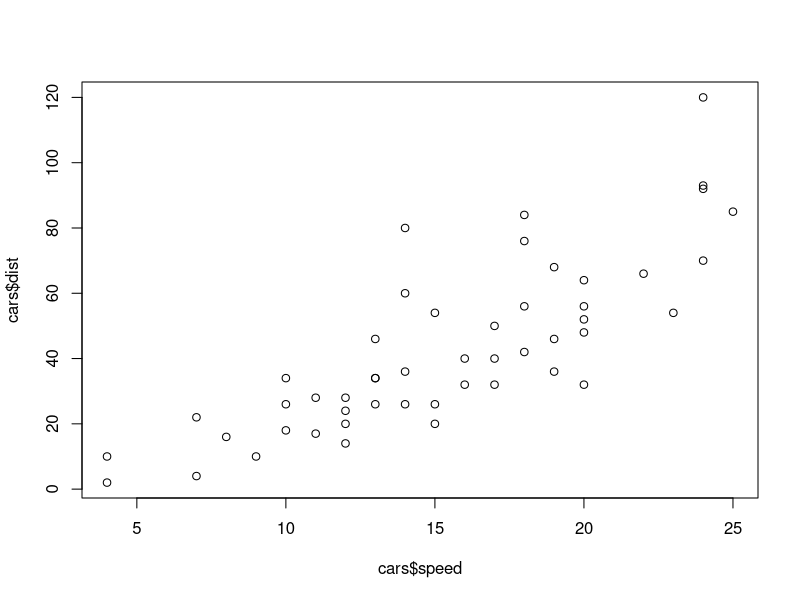
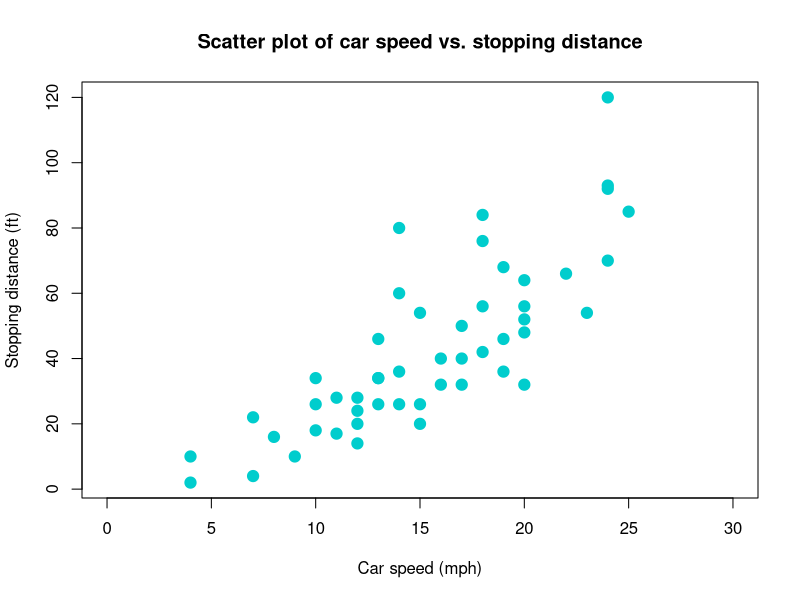
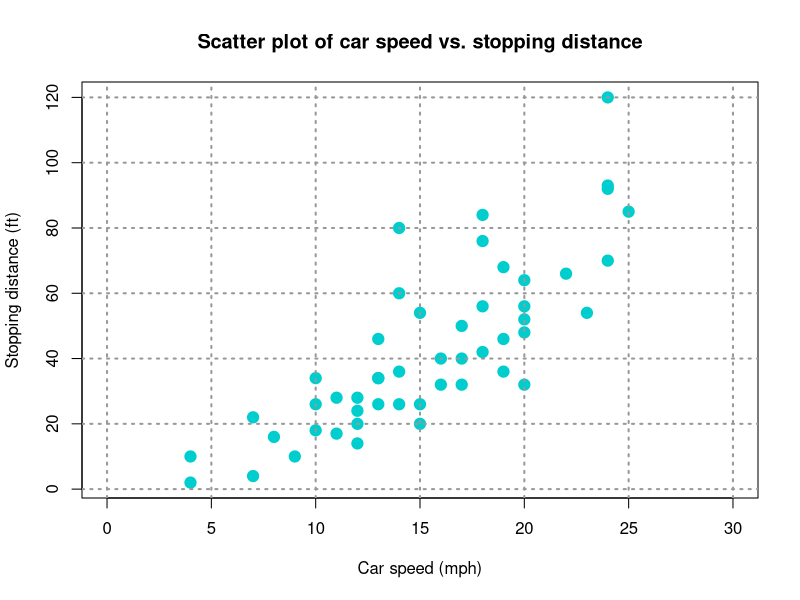
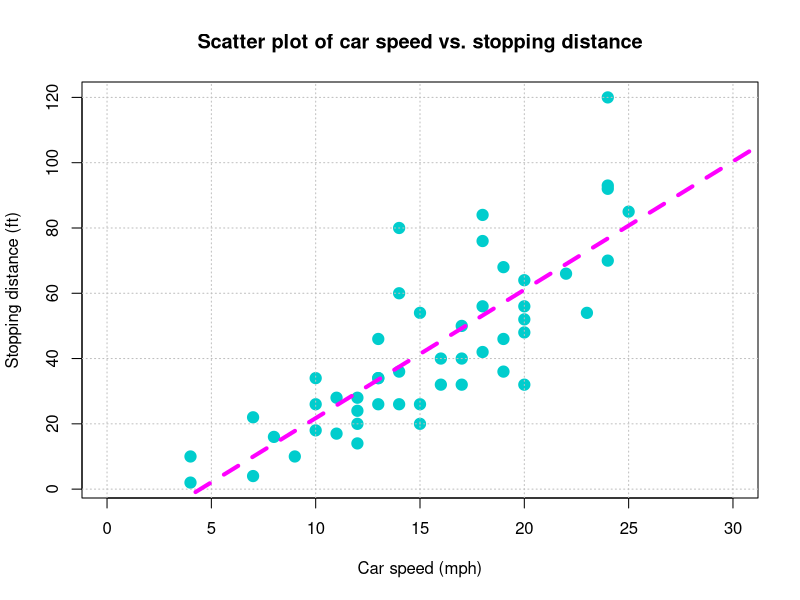

R code for these plots, in order:
## ---- chunk 1
rm( list = ls() )
## ---- chunk 2
head( cars )
## ---- chunk 3
plot(
    x = cars$speed,
    y = cars$dist
)
## ---- chunk 4
plot(
    x = cars$speed,
    y = cars$dist,
    xlim = c(0, 30),
    main = "Scatter plot of car speed vs. stopping distance",
    xlab = "Car speed (mph)",
    ylab = "Stopping distance (ft)",
    pch = 19,
    cex = 1.5,
    col = "cyan3"
)
## ---- chunk 5
plot(
    cars$speed,
    cars$dist,
    xlim = c(0, 30),
    main = "Scatter plot of car speed vs. stopping distance",
    xlab = "Car speed (mph)",
    ylab = "Stopping distance (ft)",
    pch = 19,
    cex = 1.5,
    col = "cyan3"
)


grid(
    col = "gray60",
    lwd = 2
)
## ---- chunk 6
cars.regression.model <-
    lm( cars$dist ~ cars$speed )
## ---- chunk 7
cars.regression.model <-
    lm(
      formula = dist ~ speed,
      data = cars
    )
## ---- chunk 8
plot(
    cars$speed,
    cars$dist,
    xlim = c(0, 30),
    main = "Scatter plot of car speed vs. stopping distance",
    xlab = "Car speed (mph)",
    ylab = "Stopping distance (ft)",
    pch = 19,
    cex = 1.5,
    col = "cyan3"
)

grid( col = "gray75" )

cars.regression.model <-
    lm( cars$dist ~ cars$speed )

abline(
    cars.regression.model,
    col = "magenta",
    lwd = 4,
    lty = "dashed"
)
## ---- chunk 9
class( cars.regression.model )
## ---- chunk 10
is.list( cars.regression.model )
## ---- chunk 11
summary( cars.regression.model )
## ---- chunk 12
regression.coefficients <-
    cars.regression.model$coefficients

regression.coefficients
## ---- chunk 13
y.intercept <-
    regression.coefficients[ "(Intercept)" ]

cat(
    "Y-intercept of least-squares regression line:",
    formatC(
        y.intercept,
        format = "f",
        digits = 5
    )
)
## ---- chunk 14
slope <-
    regression.coefficients[ "cars$speed" ]

cat(
    "Slope of least-squares regression line:",
    formatC(
        slope,
        format = "f",
        digits = 5
    )
)
